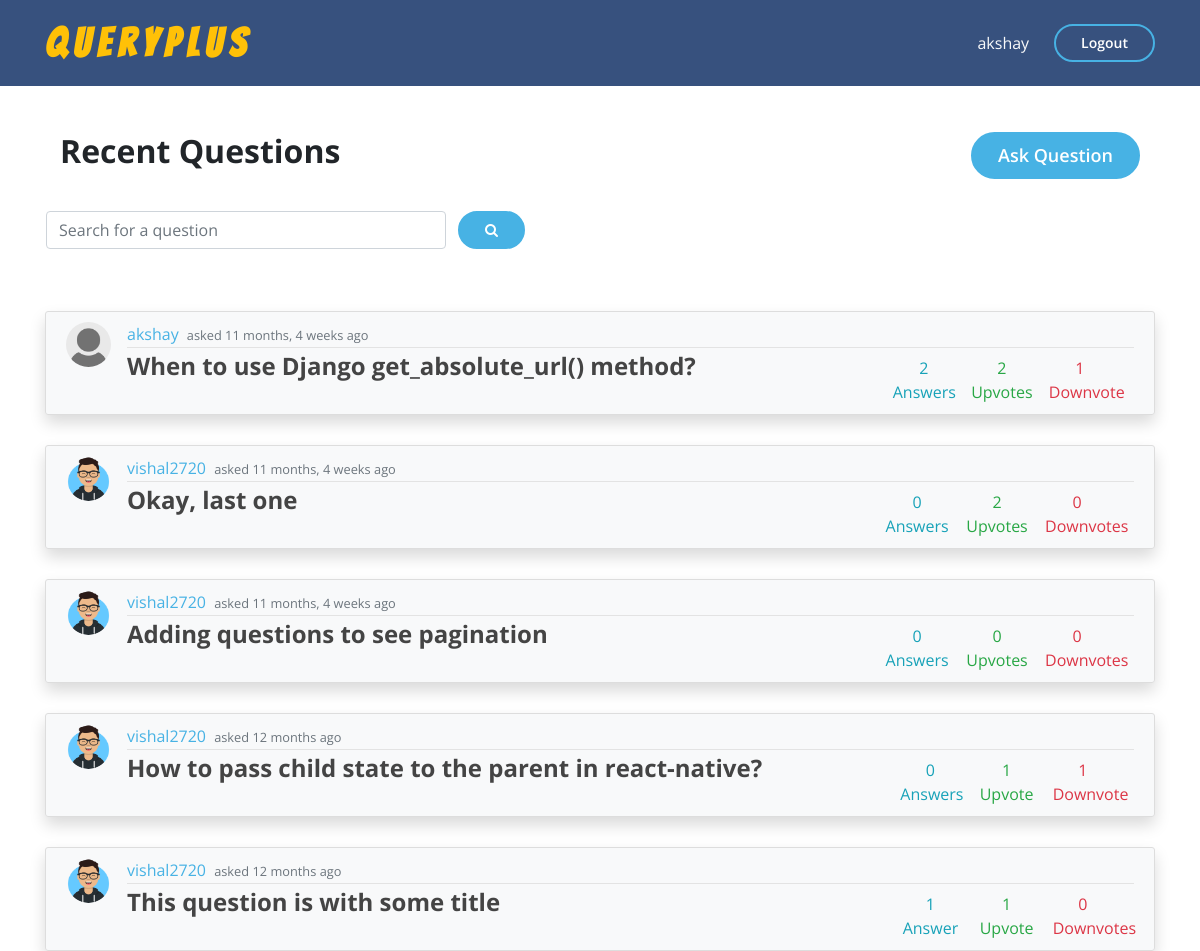
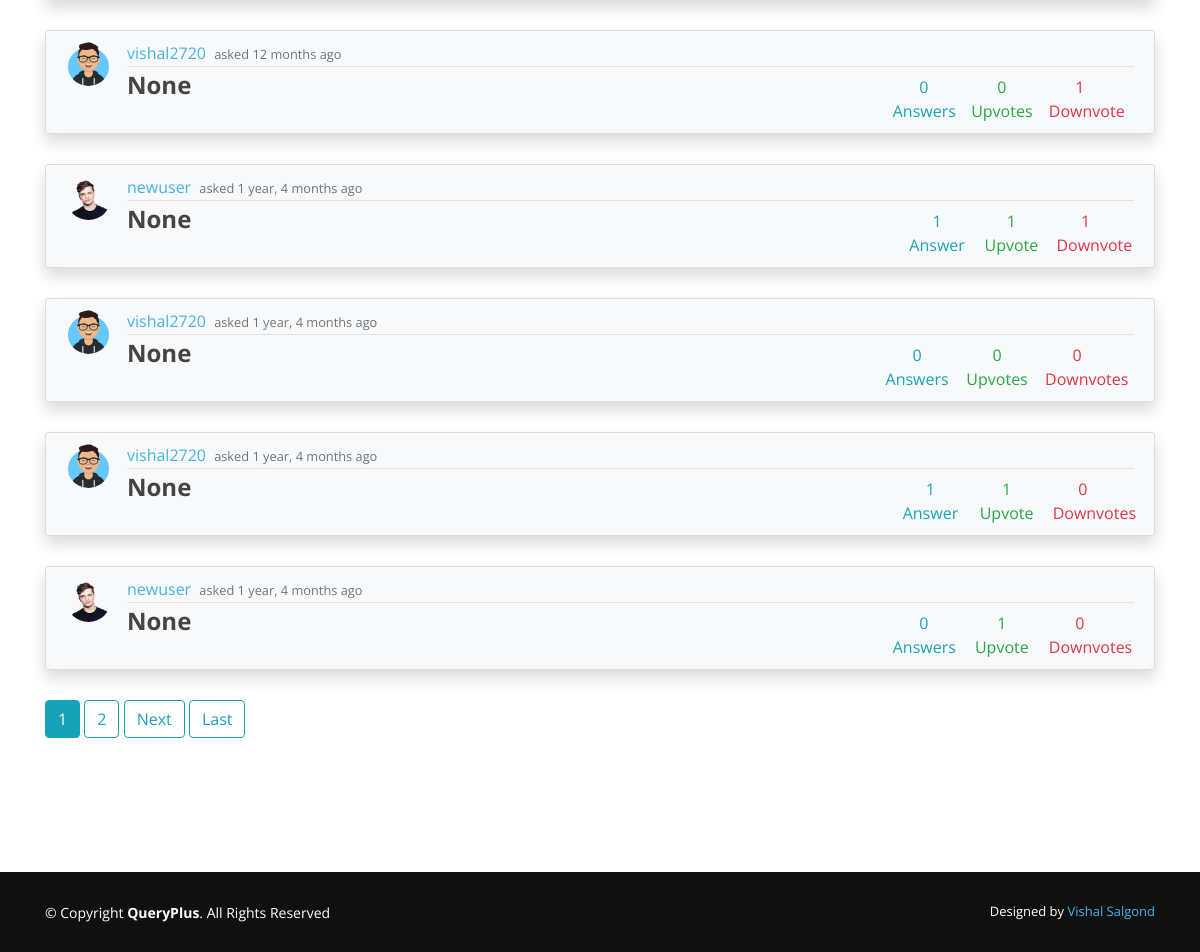
Screenshot of / (signed in) with the database file from the repository (2 pictures, top to bottom).
### main_app/models.py (models this page shows, shortened)
class Question(models.Model):
    title = models.CharField(max_length=100, null=True)
    question = RichTextField()
    date_posted = models.DateTimeField(auto_now_add=True)
    author = models.ForeignKey(User, on_delete=models.CASCADE)
    upvotes = models.ManyToManyField(User, related_name='question_upvotes', blank=True)
    downvotes = models.ManyToManyField(User, related_name='question_downvotes', blank=True)

class Profile(models.Model):
    user = models.OneToOneField(User, on_delete=models.CASCADE)
    image = models.ImageField(default='default.jpg',upload_to='profile_pics')

### main_app/views.py (the view, shortened to what this page needs)
# urls.py: path('', QuestionListView.as_view(), name='home'),
class QuestionListView(ListView):
    model = Question
    template_name = 'main_app/home.html'
    context_object_name = 'questions'
    ordering = ['-date_posted']
    paginate_by = 10

### main_app/templates/main_app/home.html (shortened to what this page needs)
{% extends "main_app/base.html" %}
{% load static %}
{% load i18n %}
{% block content %}
  {% if user.is_authenticated %}
      <div class="container">
        <div class="container d-flex pt-5">
          <h2 class="mr-auto"> <b>Recent Questions</b> </h2>
          <a style="background-color:  #47b2e4; font-size: large;" href="{% url 'question-create' %}" class="get-started-btn py-2 text" type="submit">Ask Question</a>
        </div>
        <nav class="navbar navbar-light">
          <form class="form-inline" method="POST">
            <div class="row mt-4">
              <input class="form-control mr-sm-2" style="width: 400px;" type="search" placeholder="Search for a question" name="search" aria-label="Search">
              <button style="background-color:  #47b2e4;" class="get-started-btn ml-1 my-sm-0" type="submit"><i class="fa fa-search"></i></button>
            </div>
          </form>
        </nav>
        <br>
      </div>
      <section style="margin-bottom: 80px;">
        {% for q in questions %}
        <div class="container">
          <div class="shadow rounded">
            <article class="media content-section bg-light">
              <img class="rounded-circle article-img" src="{{ q.author.profile.image.url }}" alt="">
              <div class="media-body">
                <div class="article-metadata">
                    <a class="mr-1" href="{% url 'user-profile' q.author.username %}">{{ q.author }}</a>
                    <small class="text-muted">asked {{ q.date_posted|timesince }} ago</small>
                </div>
                <div class="row">
                  <div class="col-lg-8">
                    <h4><a class="article-title" href="{% url 'question-detail' q.id %}"><b>{{ q.title|safe }}</b></a></h4>
                  </div>
                  <div class="col-lg-4 d-flex">
                    <div style="margin-left: auto;" class="row pr-3">
                    <div style=" border-radius: 5px;" class="col-3 mx-2">
                      <div  class="row mt-1">
                        <div class="text-info" style="margin: auto;"> {{ q.answer_set.count }} </div>
                      </div>
                      <div class="row">
                      </div>
                    </div>
                    <div style=" border-radius: 5px;" class="col-3 mx-2">
                      <div  class="row mt-1">
                        <div class="text-success" style="margin: auto;"> {{ q.upvotes.count }} </div>
                      </div>
                      <div class="row">
                      </div>
                    </div>
                    <div style=" border-radius: 5px;" class="col-3 mx-2">
                      <div  class="row mt-1">
                        <div class="text-danger" style="margin: auto;"> {{ q.downvotes.count }} </div>
                      </div>
                      <div class="row">
                      </div>
                    </div>
                  </div>
                  </div>
                </div>
              </div>
            </article>
          </div>
        </div>
      {% endfor %}
    {% if is_paginated %}
      <div class="container">
      {% for num in page_obj.paginator.page_range %}
        {% if page_obj.number == num %}
          <a class="btn btn-info mb-4" href="?page={{ num }}">{{ num }}</a>
        {% elif num > page_obj.number|add:'-3' and num < page_obj.number|add:'3' %}
          <a class="btn btn-outline-info mb-4" href="?page={{ num }}">{{ num }}</a>
        {% endif %}
      {% endfor %}
      {% if page_obj.has_next %}
        <a class="btn btn-outline-info mb-4" href="?page={{ page_obj.next_page_number }}">Next</a>
        <a class="btn btn-outline-info mb-4" href="?page={{ page_obj.paginator.num_pages }}">Last</a>
      {% endif %}
    </div>
    {% endif %}
  </section>
  {% endif %}
{% endblock content %}

### main_app/templates/main_app/base.html (shortened to what this page needs)
{% load static %}
<!DOCTYPE html>
<html>
<head>
    <link rel="stylesheet" href="{% static 'main_app/vendor/bootstrap/css/bootstrap.min.css' %}">
    <link rel="stylesheet" href="{% static 'main_app/vendor/icofont/icofont.min.css' %}">
    <link rel="stylesheet" href="{% static 'main_app/vendor/boxicons/css/boxicons.min.css' %}">
    <link rel="stylesheet" href="{% static 'main_app/vendor/remixicon/remixicon.css' %}">
    <link rel="stylesheet" href="{% static 'main_app/vendor/venobox/venobox.css' %}">
    <link rel="stylesheet" href="{% static 'main_app/vendor/owl.carousel/assets/owl.carousel.min.css' %}">
    <link rel="stylesheet" href="{% static 'main_app/vendor/aos/aos.css' %}">
    <link rel="stylesheet" type="text/css" href="{% static 'main_app/main.css' %}">
    <link rel="stylesheet" href="https://cdnjs.cloudflare.com/ajax/libs/font-awesome/4.7.0/css/font-awesome.min.css">
    <link rel="stylesheet"
      href="//cdnjs.cloudflare.com/ajax/libs/highlight.js/10.0.3/styles/androidstudio.min.css">
</head>
<body>
  <div id="wrap">
  <header id="header" class="fixed-top">
    <div class="container d-flex align-items-center mb-2 mt-2">
      <h1 class="logo mr-auto"><a class="text-warning font-weight-bold" href="{% url 'home' %}">QueryPlus</a></h1>
      {%if user.is_authenticated %}
        <a href="{% url 'profile' %}" class="text-light scrollto">{{ user.username }}</a>
        <a href="" data-toggle="modal" data-target="#logoutModal" class="get-started-btn scrollto">Logout</a>
      {% else %}
        <a href="{% url 'login' %}" class="get-started-btn scrollto">Sign In</a>
        <a href="{% url 'register' %}" class="get-started-btn scrollto">Create Account</a>
      {% endif %}
    </div>
  </header>
    <main role="main" class="container">
      <div class="row pt-1">
    </main>
  {% block content %}
  {% endblock %}
  <footer id="footer">
    <div class="container footer-bottom">
      <div class="copyright">
        &copy; Copyright <strong><span>QueryPlus</span></strong>. All Rights Reserved
      </div>
      <div class="credits">
        Designed by <a href="">Vishal Salgond</a>
      </div>
    </div>
  </footer>
</div>
</body>
</html>

### main_app/static/main_app/main.css (style rules this page uses)
html { min-height: 100%; position: relative; }
body { background: white; margin-top: 5rem; font-family: 'Open Sans', sans-serif; padding-bottom: 80px; }
a { color: #47b2e4; }
#header { transition: all 0.5s; z-index: 997; padding: 15px 0; background: #37517e; }
#header .logo { font-size: 40px; font-family: 'Bangers', cursive; color: yellow; margin: 0; padding: 0; line-height: 1; font-weight: 500; letter-spacing: 7px; text-transform: uppercase; }
#header .logo a { color:black; }
.get-started-btn { margin-left: 25px; color: #fff; border-radius: 50px; padding: 6px 25px 7px 25px; white-space: nowrap; transition: 0.3s; font-size: 14px; display: inline-block; border: 2px solid #47b2e4; font-weight: 600; }
section { padding: 30px 0; overflow: hidden; }
.content-section { background: #ffffff; padding: 10px 20px; border: 1px solid #dddddd; border-radius: 3px; margin-bottom: 30px; }
.article-title { color: #444444; }
.article-img { height: 45px; width: 45px; margin-right: 16px; }
.article-metadata { padding-bottom: 1px; margin-bottom: 4px; border-bottom: 1px solid #e3e3e3 }
#footer { position: absolute; height: 80px; bottom: 0px; left: 0px; right: 0px; margin-top: 30px; font-size: 14px; background: #101010 ; }
#wrap { min-height: 100%; height: auto; }
#footer .footer-bottom { padding-top: 30px; padding-bottom: 30px; color: #fff; }
#footer .copyright { float: left; }
#footer .credits { float: right; font-size: 13px; }
#footer .credits a { transition: 0.3s; }

### rows the page displays
Question: author.profile.image (placeholder picture), author "akshay", date_posted "11 months, 4 weeks", title "When to use Django get_absolute_url() method?", answer_set.count "2", upvotes.count "2", downvotes.count "1"
Question: author.profile.image (picture), author "vishal2720", date_posted "11 months, 4 weeks", title "Okay, last one", answer_set.count "0", upvotes.count "2", downvotes.count "0"
Question: author.profile.image (picture), author "vishal2720", date_posted "11 months, 4 weeks", title "Adding questions to see pagination", answer_set.count "0", upvotes.count "0", downvotes.count "0"
Question: author.profile.image (picture), author "vishal2720", date_posted "12 months", title "How to pass child state to the parent in react-native?", answer_set.count "0", upvotes.count "1", downvotes.count "1"
Question: author.profile.image (picture), author "vishal2720", date_posted "12 months", title "This question is with some title", answer_set.count "1", upvotes.count "1", downvotes.count "0"
Question: author.profile.image (picture), author "vishal2720", date_posted "12 months", title "None", answer_set.count "0", upvotes.count "0", downvotes.count "1"
Question: author.profile.image (picture), author "newuser", date_posted "1 year, 4 months", title "None", answer_set.count "1", upvotes.count "1", downvotes.count "1"
Question: author.profile.image (picture), author "vishal2720", date_posted "1 year, 4 months", title "None", answer_set.count "0", upvotes.count "0", downvotes.count "0"
Question: author.profile.image (picture), author "vishal2720", date_posted "1 year, 4 months", title "None", answer_set.count "1", upvotes.count "1", downvotes.count "0"
Question: author.profile.image (picture), author "newuser", date_posted "1 year, 4 months", title "None", answer_set.count "0", upvotes.count "1", downvotes.count "0"

### other values shown
{{ user.username }} "akshay"
{{ num }} "1"
{{ num }} "2"
